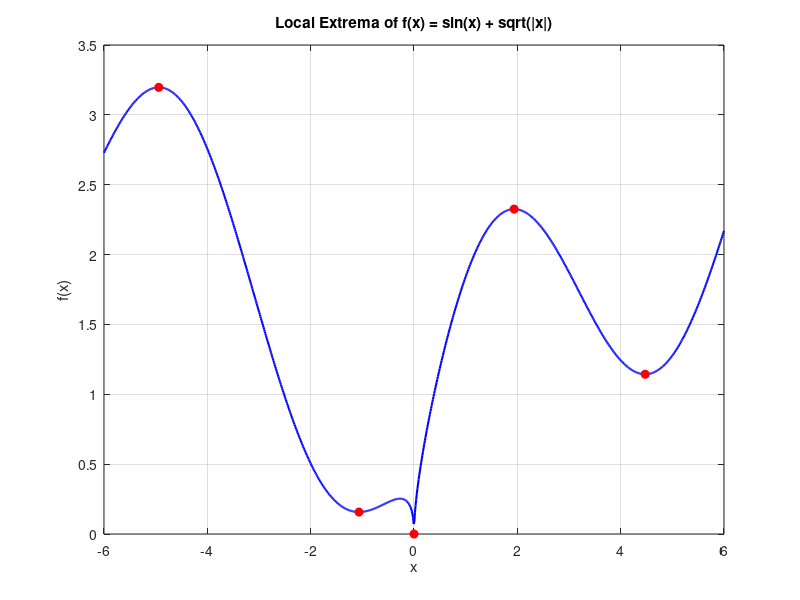

Write MATLAB code to recreate this figure.
% ----------------
% ----- EX 7 -----
% ----------------

function extrema_finding()
    % ----- defining f(x) and f'(x) piecewise -----
    f = @(x) sin(x) + sqrt(abs(x));
    
    % ----- derivatives for x > 0 and x < 0 -----
    df_pos = @(x) cos(x) + 1./(2*sqrt(x));
    df_neg = @(x) cos(x) - 1./(2*sqrt(-x));
    
    % ----- interval boundaries -----
    left = -6;
    right = 6;
    
    % ----- finding zeros of f'(x) in segments (avoiding x=0) -----
    extrema = [];
    for x0 = -5.5:1:5.5
        if x0 < 0
            try
                x_ext = fzero(df_neg, [x0, x0+1]);
                extrema = [extrema; x_ext];
            catch
                % Skip if no zero in this interval
            end
        elseif x0 > 0
            try
                x_ext = fzero(df_pos, [x0, x0+1]);
                extrema = [extrema; x_ext];
            catch
                % Skip
            end
        end
    end
    
    % ----- adding x = 0 (nondifferentiable point) -----
    extrema = [extrema; 0];
    
    % ----- evaluating and classify extrema -----
    fprintf('Extrema points in (-6,6):\n');
    for i = 1:length(extrema)
        x = extrema(i);
        fx = f(x);
        % Second derivative test is tricky here, so use nearby points
        dx = 1e-4;
        f_left = f(x - dx);
        f_right = f(x + dx);
        if fx > f_left && fx > f_right
            type = 'Maximum';
        elseif fx < f_left && fx < f_right
            type = 'Minimum';
        else
            type = 'Non-classifiable';
        end
        fprintf('x = %.6f, f(x) = %.6f, %s\n', x, fx, type);
    end
    
    % ----- plotting the function -----
    x_plot = linspace(-6,6,1000);
    y_plot = arrayfun(f, x_plot);
    figure;
    plot(x_plot, y_plot, 'b-', 'LineWidth', 1.5);
    hold on;
    plot(extrema, arrayfun(f, extrema), 'ro', 'MarkerFaceColor', 'r');
    xlabel('x');
    ylabel('f(x)');
    title('Local Extrema of f(x) = sin(x) + sqrt(|x|)');
    grid on;
    hold off;
end
